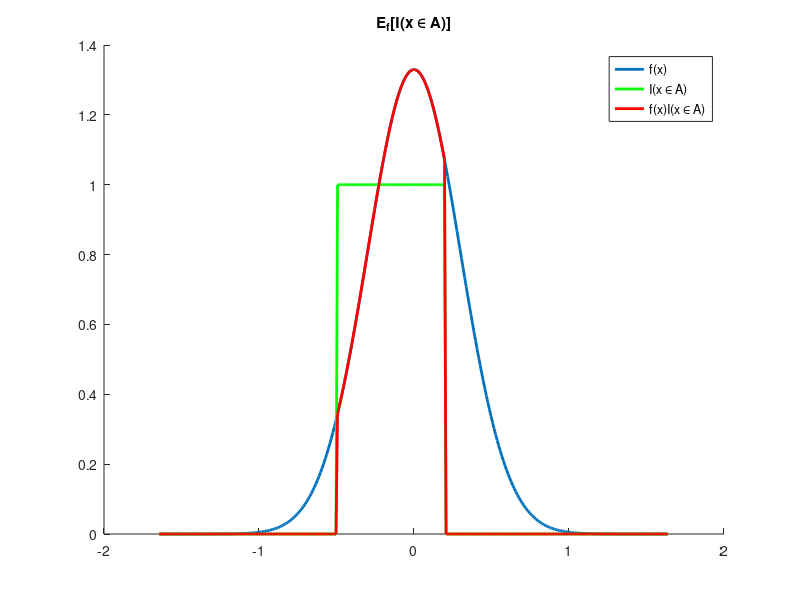

Write MATLAB code to recreate this figure.
% Expectation
clear;
clc;

% Distribution
L = 3;
mu1 = 0;  % mean (mu)
S1 = 0.3;  % std deviation
x = [(mu1 - L * sqrt(S1)):(0.01):(mu1 + L * sqrt(S1))];
xmin = min(x);
xmax = max(x);
fx = normpdf(x, mu1, S1); % p(x)
Fx = cumsum(fx);

A = [-0.5 0.2];

I = zeros(1,length(x));
ind1 = find(x > A(1), 1);
ind2 = find(x < A(2), 1, 'last');
I(ind1:ind2) = 1;

figure(1);
clf;
hold on;
plot(x, fx, 'LineWidth',2);
plot(x, I,'g', 'LineWidth',2);
plot(x, fx.*I, 'r', 'LineWidth', 2);
title('E_f[I(x \in A)]');
legend('f(x)', 'I(x \in A)', 'f(x)I(x \in A)');
